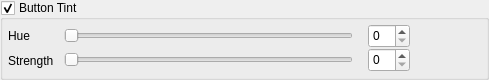
     <widget class="QGroupBox" name="groupTooltint">
      <property name="geometry">
       <rect>
        <x>16</x>
        <y>288</y>
        <width>489</width>
        <height>80</height>
       </rect>
      </property>
      <property name="title">
       <string>Button Tint</string>
      </property>
      <property name="checkable">
       <bool>true</bool>
      </property>
      <widget class="QSlider" name="horizontalToolhue">
       <property name="geometry">
        <rect>
         <x>64</x>
         <y>23</y>
         <width>289</width>
         <height>25</height>
        </rect>
       </property>
       <property name="maximum">
        <number>359</number>
       </property>
       <property name="orientation">
        <enum>Qt::Horizontal</enum>
       </property>
      </widget>
      <widget class="QSlider" name="horizontalToolstrength">
       <property name="geometry">
        <rect>
         <x>64</x>
         <y>47</y>
         <width>289</width>
         <height>25</height>
        </rect>
       </property>
       <property name="orientation">
        <enum>Qt::Horizontal</enum>
       </property>
      </widget>
      <widget class="QLabel" name="label_41">
       <property name="geometry">
        <rect>
         <x>8</x>
         <y>23</y>
         <width>52</width>
         <height>25</height>
        </rect>
       </property>
       <property name="text">
        <string>Hue</string>
       </property>
      </widget>
      <widget class="QLabel" name="label_42">
       <property name="geometry">
        <rect>
         <x>8</x>
         <y>52</y>
         <width>52</width>
         <height>17</height>
        </rect>
       </property>
       <property name="text">
        <string>Strength</string>
       </property>
      </widget>
      <widget class="QSpinBox" name="spinToolhue">
       <property name="geometry">
        <rect>
         <x>368</x>
         <y>24</y>
         <width>42</width>
         <height>24</height>
        </rect>
       </property>
       <property name="maximum">
        <number>359</number>
       </property>
      </widget>
      <widget class="QSpinBox" name="spinToolstrength">
       <property name="geometry">
        <rect>
         <x>368</x>
         <y>48</y>
         <width>42</width>
         <height>24</height>
        </rect>
       </property>
      </widget>
      <widget class="QWidget" name="widgetToolhue" native="true">
       <property name="geometry">
        <rect>
         <x>424</x>
         <y>24</y>
         <width>49</width>
         <height>41</height>
        </rect>
       </property>
      </widget>
     </widget>
